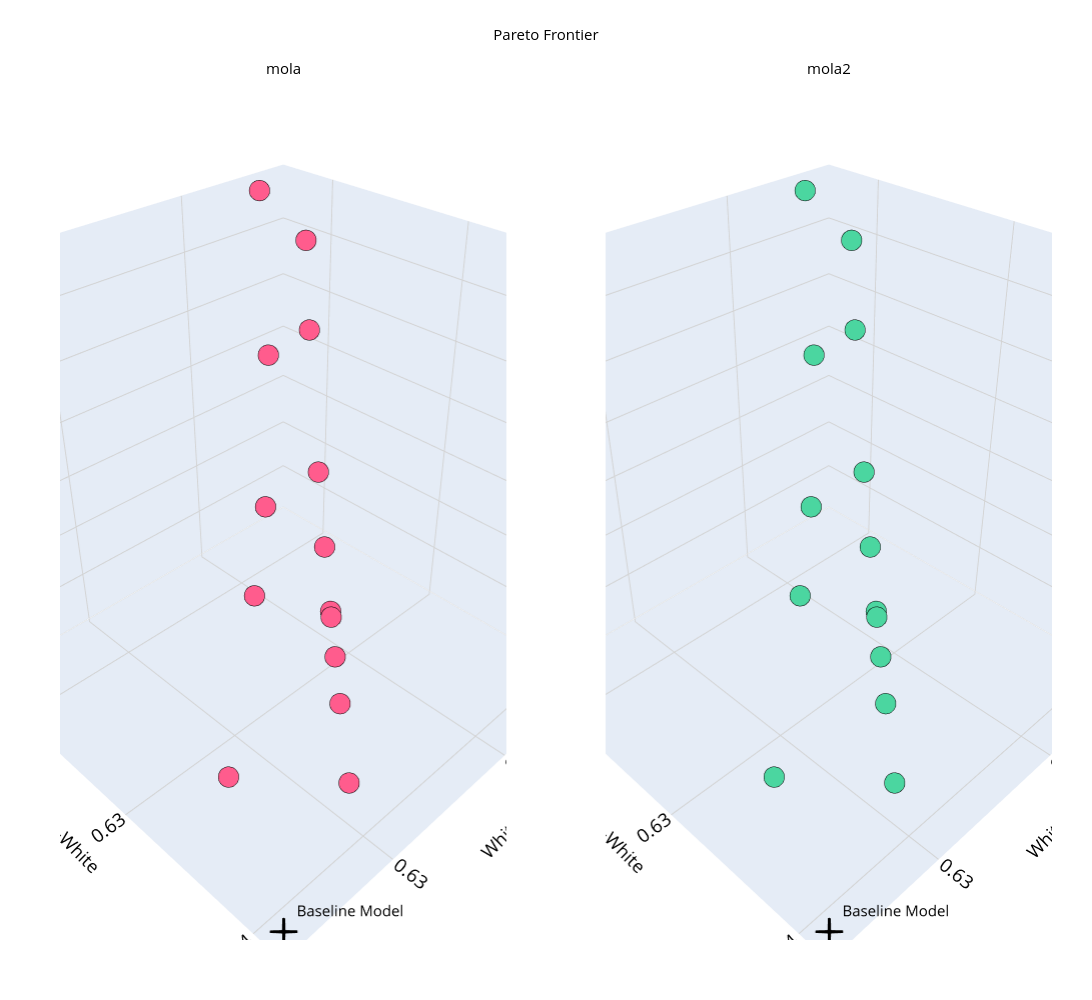

Notebook source saved alongside this figure:
### Code cell
title = "Conflict between losses and reg coef in training"
plot_pareto_plotly_3d(methods={'mola': objs, 'mola2': objs},
            labels=("White", "Non-White", "Reg Coef"), 
            #title=title,
            point = equal.objs,
            #save_path='images/3_objs_mola.png',
            figsize=(15,10),
            fontsize=15,
            )

### Figure 1 — Plotly figure (JSON) as saved in the notebook; plotly's stock layout.template omitted (floating-point values rounded to 4 significant figures)
{"data": [{"marker": {"color": "#FF5C8D", "line": {"color": "black", "width": 1}, "size": 12}, "mode": "markers", "scene": "scene", "type": "scatter3d", "x": [0.6217, 0.629, 0.6257, 0.6237, 0.6334, 0.6219, 0.6243, 0.619, 0.6199, 0.6162, 0.6129, 0.6152, 0.6124, 0.6145, 0.6145], "y": [0.6298, 0.638, 0.6343, 0.632, 0.6332, 0.6301, 0.6258, 0.6267, 0.6224, 0.6235, 0.6195, 0.618, 0.6186, 0.6166, 0.6166], "z": [0.2214, 0.07955, 0.1284, 0.1698, 0.0827, 0.2142, 0.2422, 0.3179, 0.3909, 0.4704, 0.8737, 0.793, 1.172, 1.338, 1.338]}, {"marker": {"color": "black", "size": 15, "symbol": "cross"}, "mode": "markers+text", "name": "Baseline Model", "scene": "scene", "text": ["Baseline Model"], "textposition": "top right", "type": "scatter3d", "x": [0.6373], "y": [0.6413], "z": [0.02648]}, {"marker": {"color": "#4BD6A0", "line": {"color": "black", "width": 1}, "size": 12}, "mode": "markers", "scene": "scene2", "type": "scatter3d", "x": [0.6217, 0.629, 0.6257, 0.6237, 0.6334, 0.6219, 0.6243, 0.619, 0.6199, 0.6162, 0.6129, 0.6152, 0.6124, 0.6145, 0.6145], "y": [0.6298, 0.638, 0.6343, 0.632, 0.6332, 0.6301, 0.6258, 0.6267, 0.6224, 0.6235, 0.6195, 0.618, 0.6186, 0.6166, 0.6166], "z": [0.2214, 0.07955, 0.1284, 0.1698, 0.0827, 0.2142, 0.2422, 0.3179, 0.3909, 0.4704, 0.8737, 0.793, 1.172, 1.338, 1.338]}, {"marker": {"color": "black", "size": 15, "symbol": "cross"}, "mode": "markers+text", "name": "Baseline Model", "scene": "scene2", "text": ["Baseline Model"], "textposition": "top right", "type": "scatter3d", "x": [0.6373], "y": [0.6413], "z": [0.02648]}], "layout": {"annotations": [{"font": {"color": "black", "size": 15}, "showarrow": false, "text": "mola", "x": 0.225, "xanchor": "center", "xref": "paper", "y": 1, "yanchor": "bottom", "yref": "paper"}, {"font": {"color": "black", "size": 15}, "showarrow": false, "text": "mola2", "x": 0.775, "xanchor": "center", "xref": "paper", "y": 1, "yanchor": "bottom", "yref": "paper"}], "font": {"color": "black", "size": 15}, "height": 1000, "margin": {"b": 60, "l": 60, "r": 40, "t": 80}, "paper_bgcolor": "white", "plot_bgcolor": "white", "scene": {"domain": {"x": [0, 0.45], "y": [0, 1]}, "xaxis": {"gridcolor": "lightgray", "showgrid": true, "title": {"text": "White"}}, "yaxis": {"gridcolor": "lightgray", "showgrid": true, "title": {"text": "Non-White"}}, "zaxis": {"gridcolor": "lightgray", "showgrid": true, "title": {"text": "Reg Coef"}}}, "scene2": {"domain": {"x": [0.55, 1], "y": [0, 1]}, "xaxis": {"gridcolor": "lightgray", "showgrid": true, "title": {"text": "White"}}, "yaxis": {"gridcolor": "lightgray", "showgrid": true, "title": {"text": "Non-White"}}, "zaxis": {"gridcolor": "lightgray", "showgrid": true, "title": {"text": "Reg Coef"}}}, "showlegend": false, "title": {"font": {"size": 15}, "text": "Pareto Frontier", "x": 0.5, "xanchor": "center"}, "width": 1500}}
